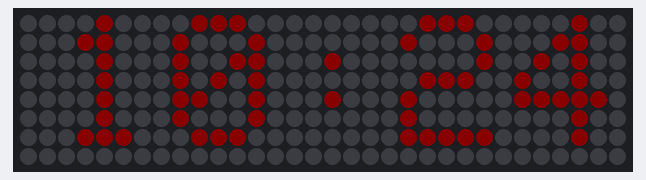
The program below on a simulated ESP8266 (NodeMCU). Parts: 32×8 RGB LED matrix (first LED top left, wired row by row). Dim RGB values are drawn brighter than linear; WiFi joins after 1.5 s; servers stay silent unless stated; the local clock reads 2024-03-15 10:24:30 at power-on unless the program sets it.

Above: at 1.6 s.
At 5.2 s:
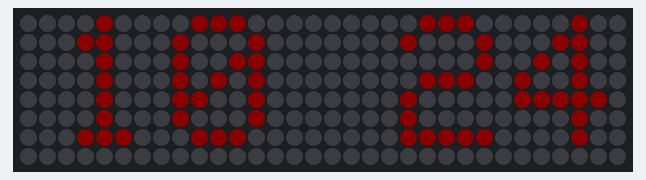
At 9.5 s:
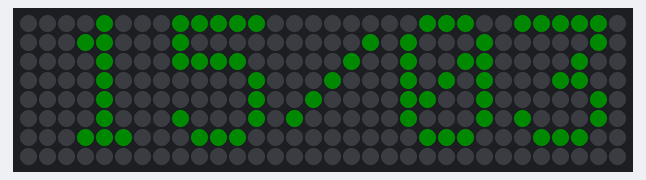
At 17.7 s:
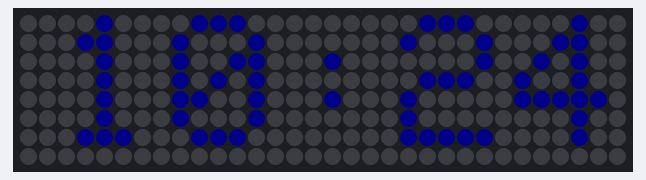
At 25.3 s:
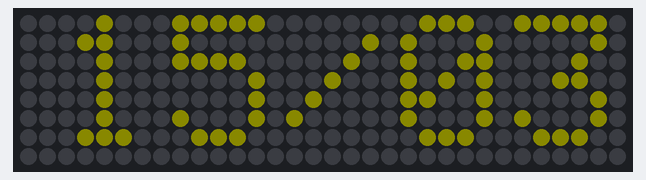
At 37.6 s:
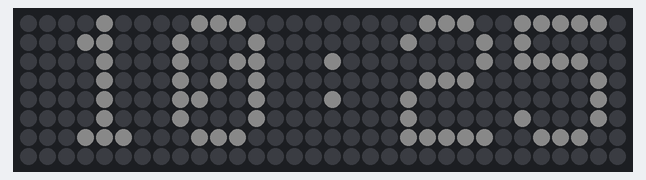

The program:

main.cpp
```cpp
#include <Arduino.h>
#include <Wire.h>
#include <SPI.h>
#include "ClockLEDMatrixDisplay.h"
#include "RTC.h"
#include "Config.h"
#include "Period.h"

RTC rtc;
ClockLEDMatrixDisplay clmd;
Period period100_1(NULL, 100, true);
Period period100_2(NULL, 100, true);

static void on_period100_1(void* instance);
static void on_period100_2(void* instance);

void setup()
{
  Serial.begin(115200);
  rtc.Init();
  clmd.Init();
  period100_1.AddOnPeriodExpiredHandler(on_period100_1);
  period100_2.AddOnPeriodExpiredHandler(on_period100_2);
}
void loop()
{
   int8_t hour;
   int8_t minute;
   int8_t second;
   rtc.GetTime(hour, minute, second);
   uint32_t TC = millis();
   clmd.Check();
   bool isUpdated = rtc.GetIsUpdated();
   if (!isUpdated)
   {
      period100_1.Check(TC); //Points only.
   }
   else
   {
      period100_2.Check(TC); //Time and points.
   }
}
void on_period100_1(void* instance)
{
   clmd.DisplayNotUpdated();
}
void on_period100_2(void* instance)
{
   int8_t hour;
   int8_t minute;
   int8_t second;
   int8_t day;
   int8_t month;
   int8_t year;
   rtc.GetTime(hour, minute, second);
   rtc.GetDate(day, month, year);
   clmd.DisplayTime(hour, minute, day, month, millis() % 1000 > 500);
}
```

ClockLEDMatrixDisplay.cpp
```cpp
#include "ClockLEDMatrixDisplay.h"

ClockLEDMatrixDisplay::ClockLEDMatrixDisplay()
{
    // MATRIX DECLARATION:
    // Parameter 1 = width of NeoPixel matrix
    // Parameter 2 = height of matrix
    // Parameter 3 = pin number (most are valid)
    // Parameter 4 = matrix layout flags, add together as needed:
    //   NEO_MATRIX_TOP, NEO_MATRIX_BOTTOM, NEO_MATRIX_LEFT, NEO_MATRIX_RIGHT:
    //     Position of the FIRST LED in the matrix; pick two, e.g.
    //     NEO_MATRIX_TOP + NEO_MATRIX_LEFT for the top-left corner.
    //   NEO_MATRIX_ROWS, NEO_MATRIX_COLUMNS: LEDs are arranged in horizontal
    //     rows or in vertical columns, respectively; pick one or the other.
    //   NEO_MATRIX_PROGRESSIVE, NEO_MATRIX_ZIGZAG: all rows/columns proceed
    //     in the same order, or alternate lines reverse direction; pick one.
    //   See example below for these values in action.
    // Parameter 5 = pixel type flags, add together as needed:
    //   NEO_KHZ800  800 KHz bitstream (most NeoPixel products w/WS2812 LEDs)
    //   NEO_KHZ400  400 KHz (classic 'v1' (not v2) FLORA pixels, WS2811 drivers)
    //   NEO_GRB     Pixels are wired for GRB bitstream (most NeoPixel products)
    //   NEO_GRBW    Pixels are wired for GRBW bitstream (RGB+W NeoPixel products)
    //   NEO_RGB     Pixels are wired for RGB bitstream (v1 FLORA pixels, not v2)
    // Example for NeoPixel Shield.  In this application we'd like to use it
    // as a 5x8 tall matrix, with the USB port positioned at the top of the
    // Arduino.  When held that way, the first pixel is at the top right, and
    // lines are arranged in columns, progressive order.  The shield uses
    // 800 KHz (v2) pixels that expect GRB color data.
    mMatrix = new Adafruit_NeoMatrix(32, 8, MATRIX_PIN,
      NEO_MATRIX_TOP     + NEO_MATRIX_LEFT +
      NEO_MATRIX_COLUMNS + NEO_MATRIX_ZIGZAG,
      NEO_GRB            + NEO_KHZ800);
    //---------------------------------------------
    mColors[0] = mMatrix->Color(255, 0, 0);
    mColors[1] = mMatrix->Color(0, 255, 0);
    mColors[2] = mMatrix->Color(0, 0, 255);
    mColors[3] = mMatrix->Color(255, 255, 0);
    mColors[4] = mMatrix->Color(255, 255, 255);
    //---------------------------------------------
    mPeriodScroll = new Period(this, 30, false);
    mPeriodChange = new Period(this, 5000, false);
    //---------------------------------------------
    mShowTime = true;
    mIsWaiting = false;
}
ClockLEDMatrixDisplay::~ClockLEDMatrixDisplay()
{
}
void ClockLEDMatrixDisplay::Init()
{
    mMatrix->begin();
    mMatrix->setTextWrap(false);
    mMatrix->setBrightness(10);
    mMatrix->setTextColor(mColors[0]);
    mPeriodScroll->AddOnPeriodExpiredHandler(ClockLEDMatrixDisplay::OnPeriodExpiredStaticScroll);
    mPeriodChange->AddOnPeriodExpiredHandler(ClockLEDMatrixDisplay::OnPeriodExpiredStaticChange);
}
void ClockLEDMatrixDisplay::Check()
{
    mPeriodScroll->Check(millis());
    mPeriodChange->Check(millis());
}
void ClockLEDMatrixDisplay::DisplayTime(int8_t hour, int8_t minute, int8_t day, int8_t month, bool showPoints)
{
    mPeriodScroll->Reset();
    sprintf(mTime, "%02d%c%02d", hour, (showPoints) ? ':' : ' ', minute);
    sprintf(mDate, "%02d/%02d", day, month);
    if (mShowTime)
    {
        mStringToDisplay = String(mTime);
    }
    else
    {
        mStringToDisplay = String(mDate);
    }
}
void ClockLEDMatrixDisplay::DisplayNotUpdated()
{
    mPeriodScroll->Reset();
    mStringToDisplay = String(".....");
}
void ClockLEDMatrixDisplay::OnPeriodExpiredStaticScroll(void* instance)
{
 	ClockLEDMatrixDisplay* clmd = (ClockLEDMatrixDisplay*)instance;
	if (clmd != NULL) clmd->OnPeriodExpiredScroll();
}
void ClockLEDMatrixDisplay::OnPeriodExpiredScroll()
{
    mPeriodScroll->Reset();
    static int matrixWidth = mMatrix->width();
    static int colorIdx = 0;
    mMatrix->fillScreen(0);
    mMatrix->setCursor(matrixWidth, 0);
    mMatrix->print(mStringToDisplay);
    int columnsInString = mStringToDisplay.length() * 5;
    if (!mIsWaiting)
    {
        if(--matrixWidth < -columnsInString)
        {
            matrixWidth = mMatrix->width();
            if (++colorIdx >= 5) colorIdx = 0;
            mMatrix->setTextColor(mColors[colorIdx]);
            mShowTime = !mShowTime;
        }
        if (matrixWidth == 2)
        {
            mIsWaiting = true;
            mPeriodChange->Reset();
        }
    }
    mMatrix->show();
}
void ClockLEDMatrixDisplay::OnPeriodExpiredStaticChange(void* instance)
{
    ClockLEDMatrixDisplay* clmd = (ClockLEDMatrixDisplay*)instance;
	  if (clmd != NULL) clmd->OnPeriodExpiredChange();
}
void ClockLEDMatrixDisplay::OnPeriodExpiredChange()
{
    mIsWaiting = false;
}
```

ClockLEDMatrixDisplay.h
```cpp
#ifndef ClockLEDMatrixDisplay_h
#define ClockLEDMatrixDisplay_h

#include <Arduino.h>
#include <Adafruit_GFX.h>
#include <Adafruit_NeoMatrix.h>
#include <Adafruit_NeoPixel.h>
#include "Config.h"
#include "Period.h"

class ClockLEDMatrixDisplay
{
public:
	ClockLEDMatrixDisplay();
	virtual ~ClockLEDMatrixDisplay();
	void Init();
	void Check();
	void DisplayTime(int8_t hour, int8_t minute, int8_t day, int8_t month, bool showPoints);
	void DisplayNotUpdated();
private:
	static void OnPeriodExpiredStaticScroll(void* instance);
	void OnPeriodExpiredScroll();
	static void OnPeriodExpiredStaticChange(void* instance);
	void OnPeriodExpiredChange();
private:
    Period* mPeriodScroll;
    Period* mPeriodChange;
	Adafruit_NeoMatrix* mMatrix;
	uint16_t mColors[5];
	String mStringToDisplay;
	char mTime[16];
	char mDate[16];
	bool mShowTime;
	bool mIsWaiting;
};

#endif //ClockLEDMatrixDisplay_h
```

CommonFunctions.h
```cpp
#if !defined(__COMMON_FUNCTIONS_H__)
#define __COMMON_FUNCTIONS_H__

#include <Arduino.h>

//***************
//* Version 004 *
//***************

#define PI 3.1415926535897932384626433832795
#define HALF_PI 1.5707963267948966192313216916398
#define TWO_PI 6.283185307179586476925286766559
#define DEG_TO_RAD 0.017453292519943295769236907684886
#define RAD_TO_DEG 57.295779513082320876798154814105
//---------------------------------------------------------------------------------------------------------
#define min(a,b)                                ((a)<(b)?(a):(b))
#define max(a,b)                                ((a)>(b)?(a):(b))
#define limited(lowestvalue,value,highestvalue) (max((lowestvalue),(min((value),(highestvalue)))))
//#define round(x)                                (((x)>=0)?(int32_t)((x)+0.5):(int32_t)((x)-0.5))
#define sq(x)                                   ((x)*(x))
//#define abs(a)                                  (((a) > 0) ? (a) : (-(a)))
#define radians(deg)                            ((deg)*DEG_TO_RAD)
#define degrees(rad)                            ((rad)*RAD_TO_DEG)
//---------------------------------------------------------------------------------------------------------
inline uint32_t pow_ui(uint32_t a, uint8_t b){uint32_t retVal = 1; uint8_t i = 0; for (i = 0; i < b; i++){ retVal *= a; } return (retVal); };
//---------------------------------------------------------------------------------------------------------
#define get_decimal_digit(value,index)          (((value) / pow_ui(10,(index))) % 10)
#define set_decimal_digit(value,index,digit)    ((value) = ((value) + (((digit) - get_decimal_digit((value),(index))) * pow_ui(10,(index)))))
//---------------------------------------------------------------------------------------------------------
#define bit_read(value,bit) (((value) >> (bit)) & 0x01)
#define bit_set(value,bit) ((value) |= (1UL << (bit)))
#define bit_clear(value,bit) ((value) &= ~(1UL << (bit)))
#define bit_write(value,bit,bitvalue) (bitvalue ? bit_set(value, bit) : bit_clear(value, bit))
#define bits_swap(value,bit1,bit2) ((value) = ((((value) >> (bit1)) ^ ((value) >> (bit2))) & 1) ? (((value) ^ (1 << bit1)) ^ (1 << bit2)) : (value))
//---------------------------------------------------------------------------------------------------------
#define set_bit_of_byte_array(array,bit)    (((uint8_t*)(array))[(bit) >> 3] |=   (1 << ((bit) & 7)))
#define clear_bit_of_byte_array(array,bit)  (((uint8_t*)(array))[(bit) >> 3] &= (~(1 << ((bit) & 7))))
#define read_bit_of_byte_array(array,bit)  ((((uint8_t*)(array))[(bit) >> 3] >> ((bit) & 7)) & 1)
//---------------------------------------------------------------------------------------------------------
#define invert_bit(value,invert) ((value)^(invert))
//---------------------------------------------------------------------------------------------------------
#define is_neighbor(x,y,proximity) (((x) != (y)) && (abs((x) - (y)) <= (proximity)))
//---------------------------------------------------------------------------------------------------------
#define compose_ip_address(ip1,ip2,ip3,ip4) ((((uint32_t)(ip1)) << 24) & (((uint32_t)(ip2)) << 16) & (((uint32_t)(ip3)) << 8) & ((uint32_t)(ip1)))
//---------------------------------------------------------------------------------------------------------
#define plus_modulo(value,valueToAdd,modulo) (((value)+(valueToAdd))<(modulo))?((value)+(valueToAdd)):((value)+(valueToAdd)-(modulo))
#define minus_modulo(value,valueToSubtract,modulo) (((value)-(valueToSubtract))>=0)?((value)-(valueToSubtract)):((value)+(modulo)-(valueToSubtract))
#define add_modulo(value,valueToAdd,modulo) ((value) = (plus_modulo((value),(valueToAdd),(modulo))))
#define subtract_modulo(value,valueToSubtract,modulo) ((value) = (minus_modulo((value),(valueToSubtract),(modulo))))
#define increment_modulo(value,modulo) ((value) = (((value) < ((modulo) - 1)) ? (value) + 1 : 0))
#define decrement_modulo(value,modulo) ((value) = (((value) > 0) ? (value) - 1 : (modulo) - 1))
//---------------------------------------------------------------------------------------------------------
#define plus_time(time_val,valueToAdd) ((time_val)+(valueToAdd))
#define minus_time(time_val,valueToSubtract) ((time_val)-(valueToSubtract))
#define increment_time(time_val) ((time_val) = (plus_time(time_val, 1)))
#define decrement_time(time_val) ((time_val) = (minus_time(time_val, 1)))
#define bigger_time(time_val1,time_val2) (minus_time((time_val1),(time_val2)) < 0x80000000)
//---------------------------------------------------------------------------------------------------------
#define objcpy(dst,src) memcpy((dst), (src), sizeof(*(src)))
#define objset(dst,val) memset((dst), (val), sizeof(*(dst)))
#define objzero(dst)    objset((dst),0)
//---------------------------------------------------------------------------------------------------------
#define update_minimum(dst,value) (dst) = (min((dst),(value)))
#define update_maximum(dst,value) (dst) = (max((dst),(value)))
//---------------------------------------------------------------------------------------------------------
#define averageint int64_t
#define TIME_NOT_SET -1
//---------------------------------------------------------------------------------------------------------

#endif // !defined(__COMMON_FUNCTIONS_H__)
```

Period.cpp
```cpp
#include "Period.h"
#include "CommonFunctions.h"

Period::Period(void* instance, uint32_t periodInTicks, boolean autoReset)
{
	mPeriodInTicks = periodInTicks;
	mAutoReset = autoReset;
	//--------------------------------------------
	mInstance = instance;
	mOnPeriodExpired = NULL;
	//--------------------------------------------
	mLastTicks = TIME_NOT_SET;
	mOnPeriodExpiredMayRun = true;
	mMustPerformReset = false;
}
Period::~Period()
{
}
void Period::Reset()
{
	mMustPerformReset = true;
}
boolean Period::PeriodExpired(uint32_t ticks)
{
	return((minus_time(ticks, mLastTicks) > mPeriodInTicks) && (mLastTicks > 0));
}
void Period::Check(uint32_t ticks)
{
	if (mMustPerformReset)
	{
		mLastTicks = ticks;
		mOnPeriodExpiredMayRun = true;
		mMustPerformReset = false;
	}
	if (PeriodExpired(ticks))
	{
		if (mOnPeriodExpiredMayRun)
		{
			mOnPeriodExpiredMayRun = false;
			if (mOnPeriodExpired != 0) mOnPeriodExpired(mInstance);
		}
		//---------------------------------
		if (mAutoReset)
		{
			mLastTicks = ticks;
			mOnPeriodExpiredMayRun = true;
		}
	}
}
boolean Period::GetAutoReset()
{
	return(mAutoReset);
}
void Period::SetPeriodInTicks(uint32_t periodInTicks)
{
	mPeriodInTicks = periodInTicks;
}
void Period::AddOnPeriodExpiredHandler(dlgOnPeriodExpired onPeriodExpired)
{
	mOnPeriodExpired = onPeriodExpired;
}
```

Period.h
```cpp
#if !defined(__PERIOD_H__)
#define __PERIOD_H__

#include <Arduino.h>

class Period
{
public:
	typedef void(*dlgOnPeriodExpired)(void* instance);
public:
	Period(void* instance, uint32_t periodInTicks, boolean autoReset);
	virtual ~Period();
	void Check(uint32_t ticks);
	void Reset();
	boolean PeriodExpired(uint32_t ticks);
	boolean GetAutoReset();
	void SetPeriodInTicks(uint32_t periodInTicks);
	void AddOnPeriodExpiredHandler(dlgOnPeriodExpired onPeriodExpired);
private:
	uint32_t           mPeriodInTicks;
	boolean            mAutoReset;
	//-----------------------------------
	void*              mInstance;
	dlgOnPeriodExpired mOnPeriodExpired;
	//-----------------------------------
	uint32_t           mLastTicks;
	boolean            mOnPeriodExpiredMayRun;
	boolean            mMustPerformReset;
};

#endif // !defined(__PERIOD_H__)
```

RTC.cpp
```cpp
#include "RTC.h"

RTC::RTC()
{
 	mSSID = STASSID;
	mPass = STAPSK;
}
RTC::~RTC()
{
}
void RTC::Init()
{
  configTime(MYTZ, "pool.ntp.org");
  WiFi.persistent(false);
  WiFi.mode(WIFI_STA);
  WiFi.begin(STASSID, STAPSK);
}
void RTC::GetTime(int8_t &hour, int8_t &minute, int8_t &second)
{
  timeval tv;
  time_t now;
  gettimeofday(&tv, nullptr);
  now = time(nullptr);
  hour = localtime(&now)->tm_hour;
  minute = localtime(&now)->tm_min;
  second = localtime(&now)->tm_sec;
}
void RTC::GetDate(int8_t &day, int8_t &month, int8_t &year)
{
  timeval tv;
  time_t now;
  gettimeofday(&tv, nullptr);
  now = time(nullptr);
  day = localtime(&now)->tm_mday;
  month = localtime(&now)->tm_mon + 1;
  year = localtime(&now)->tm_year;
}
bool RTC::GetIsUpdated()
{
  timeval tv;
  time_t now;
  gettimeofday(&tv, nullptr);
  now = time(nullptr);
  int year = localtime(&now)->tm_year;
  return(year != 70);
}
```

RTC.h
```cpp
#ifndef RTC_h
#define RTC_h

#include <Arduino.h>
#include "Config.h"
#include <TZ.h>
#include <ESP8266WiFi.h>
#include <coredecls.h>                  // settimeofday_cb()
#include <Schedule.h>
#include <PolledTimeout.h>
#include <time.h>                       // time() ctime()
#include <sys/time.h>                   // struct timeval
#include <sntp.h>                       // sntp_servermode_dhcp()

class RTC
{
public:
	RTC();
	virtual ~RTC();
	void Init();
	void GetTime(int8_t &hour, int8_t &minute, int8_t &second);
	void GetDate(int8_t &day, int8_t &month, int8_t &year);
	bool GetIsUpdated();
private:
	const char* mSSID;                       // your network SSID (name)
	const char* mPass;                       // your network password
};

#endif //RTC_h
```

Template.cpp
```cpp
#include "Template.h"

Template::Template()
{
}
Template::~Template()
{
}
```

Template.h
```cpp
#ifndef Template_h
#define Template_h

class Template
{
public:
	Template();
	virtual ~Template();
};

#endif //Template_h
```

Config.h
```cpp
#ifndef Config_h
#define Config_h

#ifndef STASSID
#define STASSID "YourSSID"
#define STAPSK  "YourPassword"
#endif

#define MYTZ TZ_America_New_York

#define  MATRIX_PIN  4

#endif //Config_h
```

Measured:
- what the display in image 0 shows lasts 0.5 s, from 1.6 s to 2.1 s
- what the display in image 2 shows lasts 5.0 s, from 9.4 s to 14.4 s
